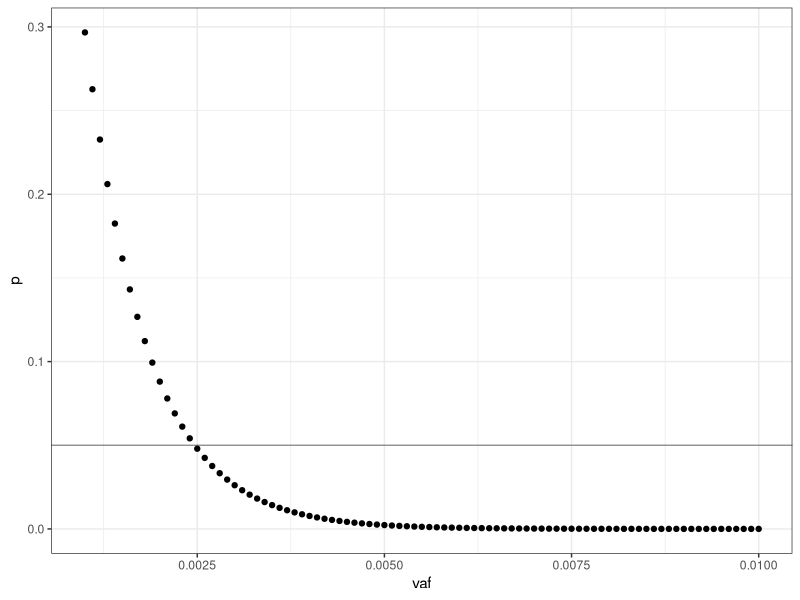
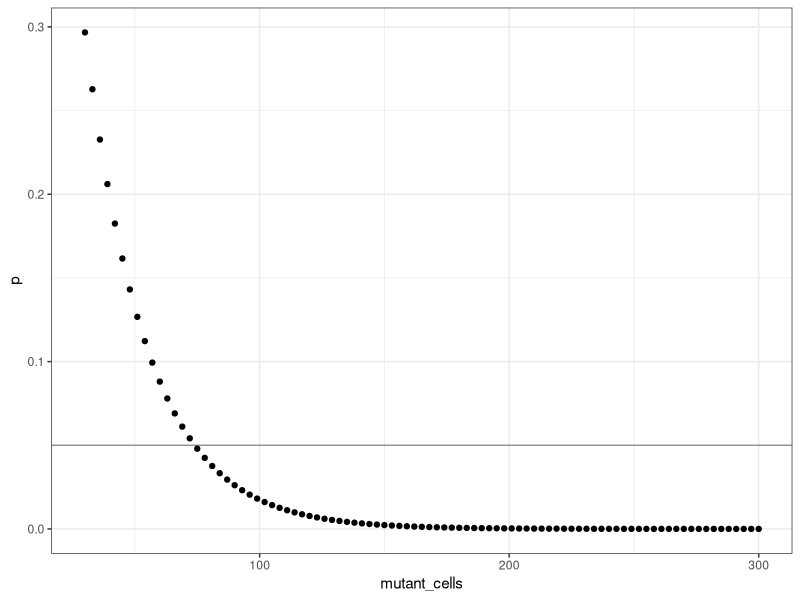
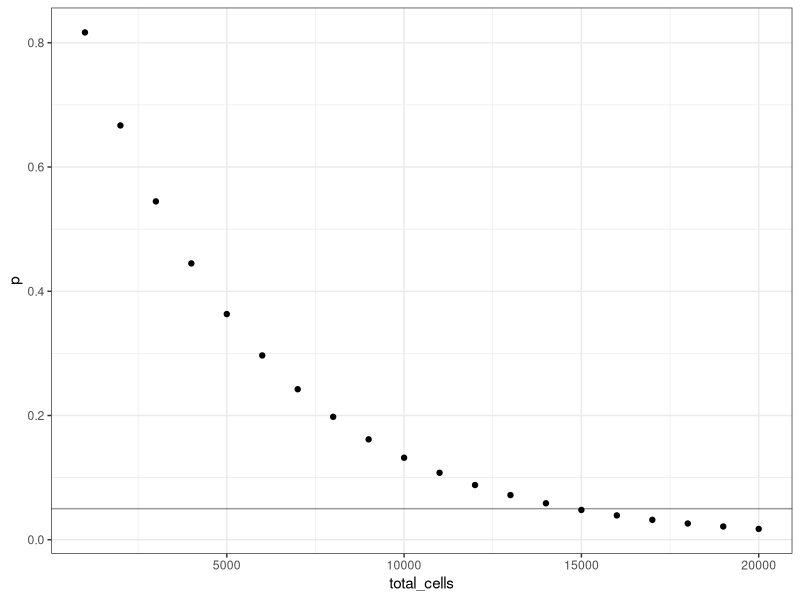
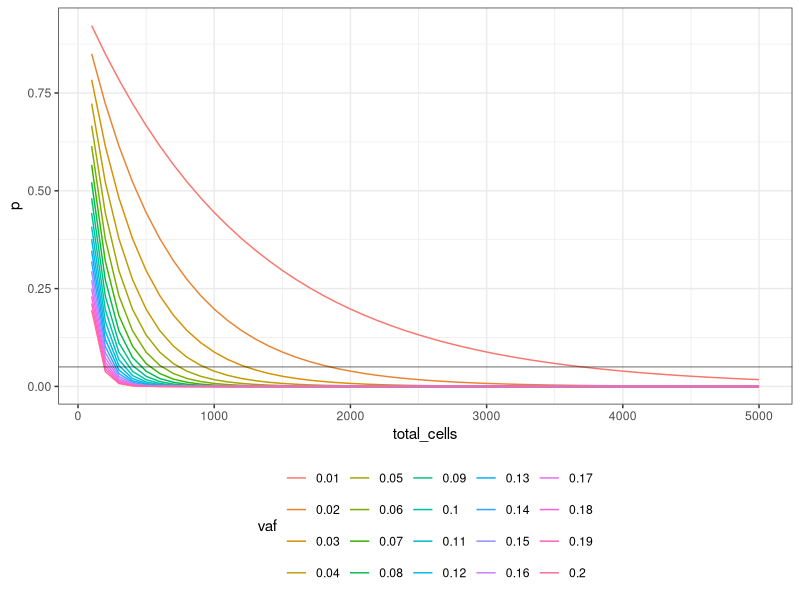

The R source for these figures, in order:
## ---- chunk 1
DOCNAME = "Simulation_Benchmarking"
knitr::opts_chunk$set(autodep        = TRUE,
                      cache          = FALSE,
                      cache.path     = paste0("cache/", DOCNAME, "/"),
                      cache.comments = FALSE,
                      echo           = TRUE,
                      error          = FALSE,
                      fig.align      = "center",
                      fig.width      = 9,
                      fig.height     = 5,
                      dev            = c("png"),
                      message        = FALSE,
                      warning        = FALSE)
## ---- chunk 2
library(ggplot2)
## ---- chunk 3
d = 0.81
l = 0.2
v = seq(0.001, 0.01, 0.0001)
f = (v / 2) * d * l
n = 15000

vafs <- data.frame(vaf=v,
                   p=pbinom(0, n, f),
                   mutant_cells=(n * v * 2))

ggplot(vafs, aes(vaf, p)) +
    geom_point() +
    theme_bw() +
    geom_hline(yintercept=0.05, alpha=0.4)
## ---- chunk 4
ggplot(vafs, aes(mutant_cells, p)) +
    geom_point() +
    theme_bw() +
    geom_hline(yintercept=0.05, alpha=0.4)
## ---- chunk 5
deviation <- abs(0.05 - vafs$p)
print(vafs[which(deviation == min(deviation)),])
## ---- chunk 6
v = 0.0025
n = seq(1000, 20000, 1000)
f = (v / 2) * d * l

cells <- data.frame(vaf=v,
                    p=pbinom(0, n, f),
                    total_cells=n,
                    mutant_cells=(n * v * 2))

ggplot(cells, aes(total_cells, p)) +
    geom_point() +
    theme_bw() +
    geom_hline(yintercept=0.05, alpha=0.4)
## ---- chunk 7
cells_vs_vaf = NULL
n = seq(100, 5000, 100)
V = seq(0.01, 0.20, 0.01)
for (v in V) {
    f = (v / 2) * d * l
    toadd <- data.frame(
        vaf=as.factor(v),
        p=pbinom(0, n, f),
        total_cells=n
    )
    cells_vs_vaf <- rbind(cells_vs_vaf, toadd)
}

ggplot(cells_vs_vaf, aes(total_cells, p, colour=vaf)) +
    geom_line() +
    theme_bw() +
    theme(legend.position = 'bottom') +
    geom_hline(yintercept=0.05, alpha=0.4)
